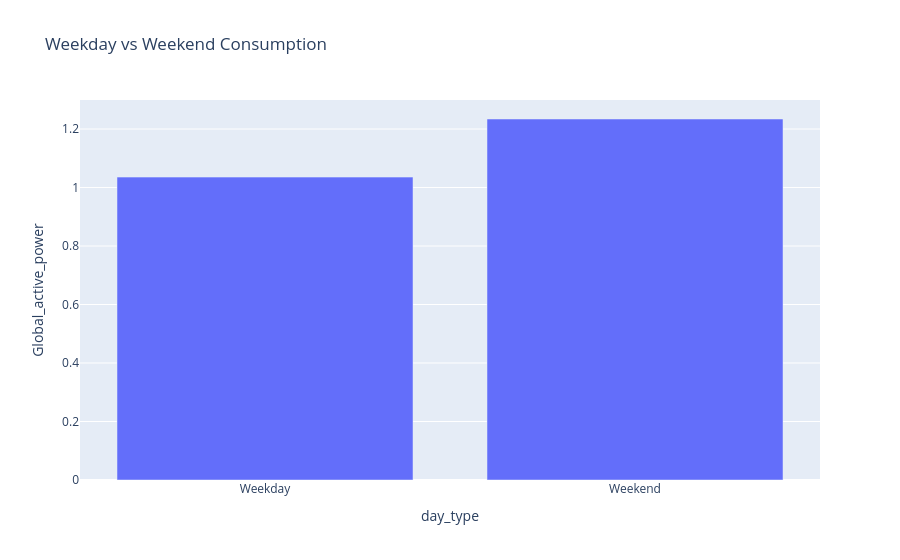

The notebook cell saved with this chart:
### Code cell
hourly_df['day_type'] = hourly_df['is_weekend'].map({True: 'Weekend', False: 'Weekday'})

day_avg = hourly_df.groupby('day_type')['Global_active_power'].mean().reset_index()

fig = px.bar(
    day_avg, 
    x='day_type', 
    y='Global_active_power',
    title='Weekday vs Weekend Consumption'
)
fig.show()

### Figure 1 — Plotly figure (JSON) as saved in the notebook; plotly's stock layout.template omitted (floating-point values rounded to 4 significant figures)
{"data": [{"hovertemplate": "day_type=%{x}<br>Global_active_power=%{y}<extra></extra>", "legendgroup": "", "marker": {"color": "#636efa", "pattern": {"shape": ""}}, "name": "", "orientation": "v", "showlegend": false, "textposition": "auto", "type": "bar", "x": ["Weekday", "Weekend"], "xaxis": "x", "y": [1.036, 1.234], "yaxis": "y"}], "layout": {"barmode": "relative", "legend": {"tracegroupgap": 0}, "title": {"text": "Weekday vs Weekend Consumption"}, "xaxis": {"anchor": "y", "domain": [0, 1], "title": {"text": "day_type"}}, "yaxis": {"anchor": "x", "domain": [0, 1], "title": {"text": "Global_active_power"}}}}
